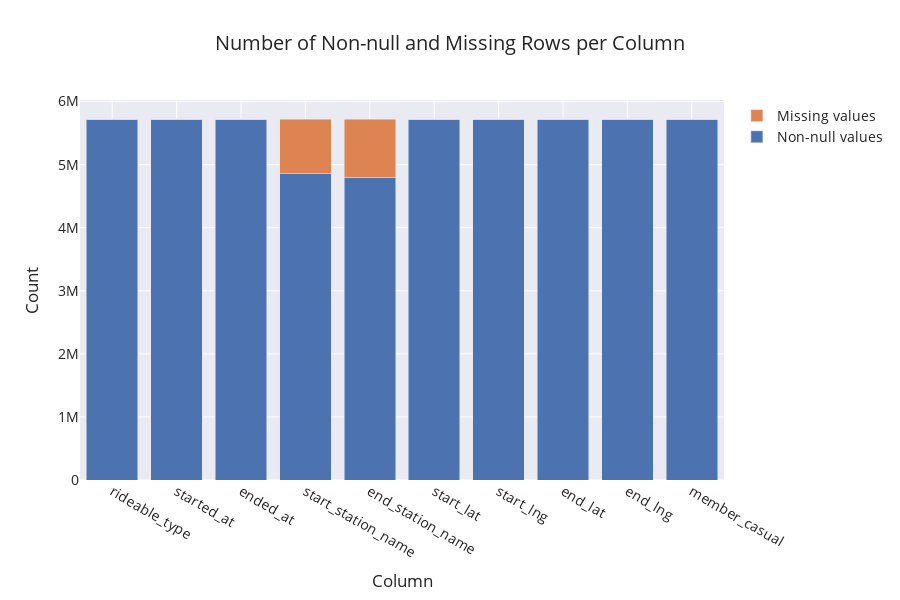

The code cell stored with this chart in its notebook:
### Code cell
# Get the count of non-null values for each column
non_null_counts = merged_df.count()

# Calculate the count of null values for each column
null_counts = merged_df.isnull().sum()

# Create the figure with two traces, one for non-null values and one for null values
fig = go.Figure(data=[
    go.Bar(name='Non-null values', x=non_null_counts.index, y=non_null_counts.values),
    go.Bar(name='Missing values', x=null_counts.index, y=null_counts.values)
])

# Change the bar mode to 'stack'
fig.update_layout(barmode='stack')

# Add axis labels and title
fig.update_layout(
    xaxis_title="Column",
    yaxis_title="Count",
    title="Number of Non-null and Missing Rows per Column",
    title_font=dict(size=20),
    font=dict(size=14),
    height=600,
    template='seaborn'
)

# Show the chart
fig.show()

### Figure 1 — Plotly figure (JSON) as saved in the notebook; plotly's stock layout.template omitted (floating-point values rounded to 4 significant figures)
{"data": [{"name": "Non-null values", "type": "bar", "x": ["rideable_type", "started_at", "ended_at", "start_station_name", "end_station_name", "start_lat", "start_lng", "end_lat", "end_lng", "member_casual"], "y": [5723606, 5723606, 5723606, 4854834, 4798598, 5723606, 5723606, 5717504, 5717504, 5723606]}, {"name": "Missing values", "type": "bar", "x": ["rideable_type", "started_at", "ended_at", "start_station_name", "end_station_name", "start_lat", "start_lng", "end_lat", "end_lng", "member_casual"], "y": [0, 0, 0, 868772, 925008, 0, 0, 6102, 6102, 0]}], "layout": {"barmode": "stack", "font": {"size": 14}, "height": 600, "title": {"font": {"size": 20}, "text": "Number of Non-null and Missing Rows per Column"}, "xaxis": {"title": {"text": "Column"}}, "yaxis": {"title": {"text": "Count"}}}}
